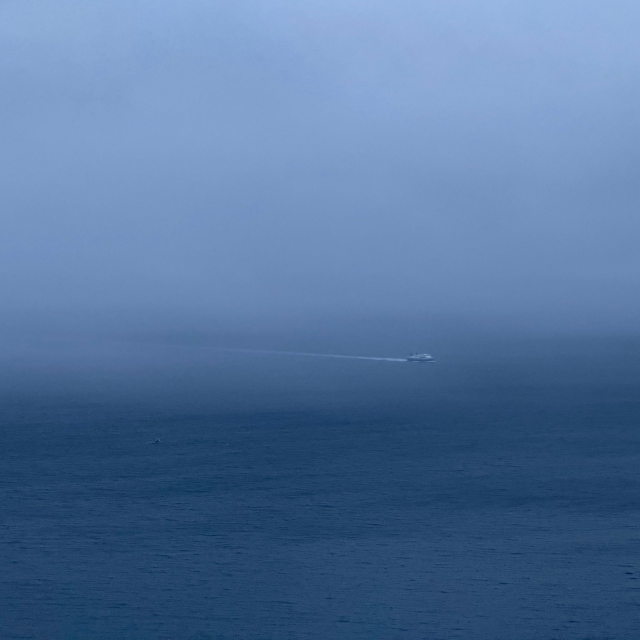
#> input picture site/assets/blue-seascape.jpg, 1280 x 1280 px, found by its file name (shown at 1/2 size)
$ python sample-colors.py site/assets/blue-seascape.jpg --frame '#000000'
#> lines starting #> are read from the running program, lines starting #| are printed output that depends on the picture
#!/usr/bin/env python3
"""Read an image and print gallery colour metadata; never modifies the image.

Requires Pillow. Example:
  python3 scripts/sample-colors.py site/assets/blue-seascape.jpg --frame '#000000'
"""
import argparse
import json
import math
import re
from PIL import Image, ImageOps


def oklch(rgb):
    r, g, b = [
        channel / 255 / 12.92 if channel / 255 <= 0.04045
        else ((channel / 255 + 0.055) / 1.055) ** 2.4
        for channel in rgb
    ]
    l = (0.4122214708 * r + 0.5363325363 * g + 0.0514459929 * b) ** (1 / 3)
    m = (0.2119034982 * r + 0.6806995451 * g + 0.1073969566 * b) ** (1 / 3)
    s = (0.0883024619 * r + 0.2817188376 * g + 0.6299787005 * b) ** (1 / 3)
    lightness = 0.2104542553 * l + 0.793617785 * m - 0.0040720468 * s
    a = 1.9779984951 * l - 2.428592205 * m + 0.4505937099 * s
    b = 0.0259040371 * l + 0.7827717662 * m - 0.808675766 * s
    return {
        'l': round(lightness, 4),
        'c': round(math.hypot(a, b), 4),
        'h': round(math.degrees(math.atan2(b, a)) % 360, 2) % 360,
    }


def sampled_image(path):
#> called with path = 'site/assets/blue-seascape.jpg'
    with Image.open(path) as original:
#> original is the input picture: PIL image 1280x1280 RGB; mean R, G, B 84, 115.7, 157.1
        image = ImageOps.exif_transpose(original).convert('RGB')
    image.thumbnail((100, 100))
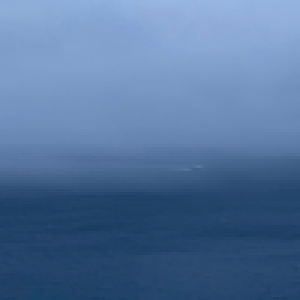
#> image: PIL image 100x100 RGB (shown 3 times larger); mean R, G, B 84, 115.7, 157
    return image


def palette_for(image):
    quantized = image.quantize(colors=5, method=Image.Quantize.MEDIANCUT)
    palette = quantized.getpalette()
#> palette = [135, 166, 210, 111, 142, 186, 69, 101, 142, 40, 72, 110, 33, 67, 104]
    total = image.width * image.height
#> total = 10000
    swatches = []
    for count, index in sorted(quantized.getcolors(), reverse=True):
        rgb = palette[index * 3:index * 3 + 3]
        swatches.append({
            'hex': '#' + ''.join(f'{channel:02x}' for channel in rgb),
            'weight': round(count / total, 5),
            'oklch': oklch(rgb),
        })
#> this loop made 5 passes
#> (count, index, rgb) on passes 1 to 5: (2629, 0, [135, 166, 210]), (2421, 1, [111, 142, 186]), (2329, 4, [33, 67, 104]), (1610, 3, [40, 72, 110]), (1011, 2, [69, 101, 142])
#> after the loop, swatches = 5 items
    return swatches


def sample(path, frame):
    image = sampled_image(path)
    swatches = palette_for(image)
#> swatches = 5 items
    width, height = image.size
#> width = 100; height = 100
    band_x, band_y = max(1, round(width * 0.05)), max(1, round(height * 0.05))
#> band_x = 5; band_y = 5
    pixels = [image.getpixel((x, y)) for y in range(height) for x in range(width)
              if x < band_x or x >= width - band_x or y < band_y or y >= height - band_y]
#> pixels = 1900 items, first 6: (139, 172, 215), (141, 172, 216), (141, 172, 216), (141, 172, 216), (142, 173, 217), (142, 174, 216)
    edge_image = Image.new('RGB', (len(pixels), 1))
    edge_image.putdata(pixels)
    edge_palette = palette_for(edge_image)
#> the loop in palette_for (call 2), `for count, index in sorted(quantized.getcolors(), reverse=True):` made 5 passes
#> (count, index, rgb) on passes 1 to 5: (718, 4, [32, 66, 103]), (398, 2, [120, 151, 195]), (324, 1, [142, 173, 217]), (263, 0, [148, 179, 222]), (197, 3, [46, 78, 117])
#> edge_palette = 5 items
    return {
        'frame': frame,
        'edge': edge_palette[0]['hex'],
        'edgePalette': edge_palette,
        'edgeBandPercent': 5,
        'base': swatches[0]['hex'],
        'palette': swatches,
        'source': 'sampled-image',
        'method': 'median-cut-5-srgb',
        'sampleMaxEdge': 100,
    }


if __name__ == '__main__':
    parser = argparse.ArgumentParser(description=__doc__)
    parser.add_argument('image')
    parser.add_argument('--frame', help='Exact six-digit frame hex; omit for frameless images')
    args = parser.parse_args()
    if args.frame and not re.fullmatch(r'#[0-9a-fA-F]{6}', args.frame):
        parser.error('--frame must be a six-digit hex colour')
    print(json.dumps(sample(args.image, args.frame), indent=2))

$ run again, with site/assets/red-fish.jpg copied over site/assets/blue-seascape.jpg
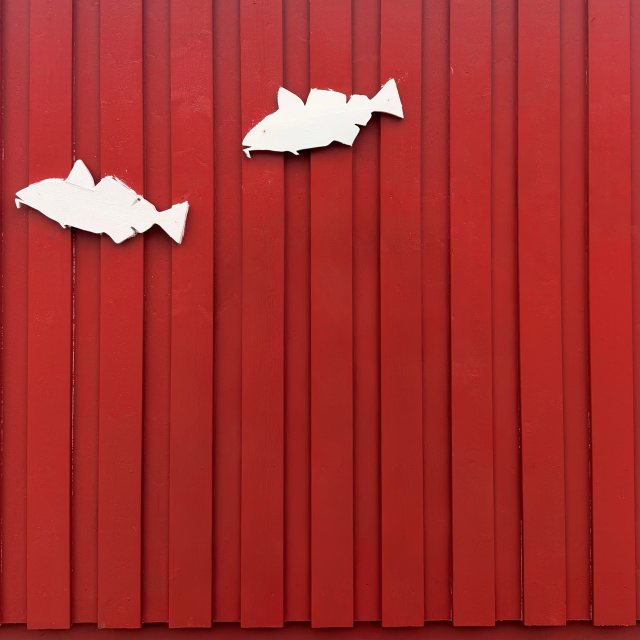
#> input picture site/assets/red-fish.jpg, 1280 x 1280 px, found by its file name (shown at 1/2 size)
#> in sampled_image, original is the input picture: PIL image 1280x1280 RGB; mean R, G, B 164.8, 46.6, 44.9
#> in sampled_image, `image.thumbnail((100, 100))`:
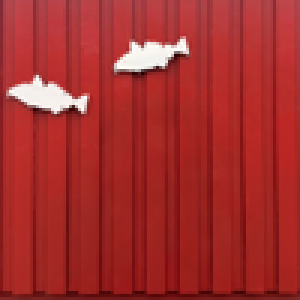
#> image: PIL image 100x100 RGB (shown 3 times larger); mean R, G, B 164.8, 46.6, 44.9
#> in palette_for, `quantized = image.quantize(colors=5, method=Image.Quantize.MEDIANCUT)`:
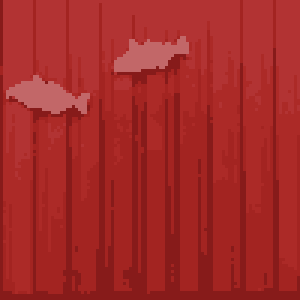
#> quantized: PIL image 100x100 P (shown 3 times larger); mean R, G, B 164.5, 41.7, 39.9
#> palette = [194, 103, 104, 178, 51, 51, 172, 42, 39, 163, 36, 33, 135, 27, 26]
#> the loop in palette_for, `for count, index in sorted(quantized.getcolors(), reverse=True):` made 5 passes
#> (count, index, rgb) on passes 1 to 5: (3251, 3, [163, 36, 33]), (2326, 1, [178, 51, 51]), (2216, 2, [172, 42, 39]), (1830, 4, [135, 27, 26]), (377, 0, [194, 103, 104])
#> after the loop in palette_for, `for count, index in sorted(quantized.getcolors(), reverse=True):`: swatches = 5 items
#> pixels = 1900 items, first 6: (130, 45, 56), (164, 68, 74), (179, 72, 77), (177, 72, 78), (173, 69, 77), (190, 72, 79)
#> the loop in palette_for (call 2), `for count, index in sorted(quantized.getcolors(), reverse=True):` made 5 passes
#> (count, index, rgb) on passes 1 to 5: (623, 3, [169, 38, 34]), (416, 4, [120, 24, 24]), (387, 1, [178, 62, 66]), (287, 2, [172, 49, 49]), (187, 0, [183, 71, 75])
#> edge_palette = 5 items

$ run again, with site/assets/canopy-400.webp saved as site/assets/blue-seascape.jpg
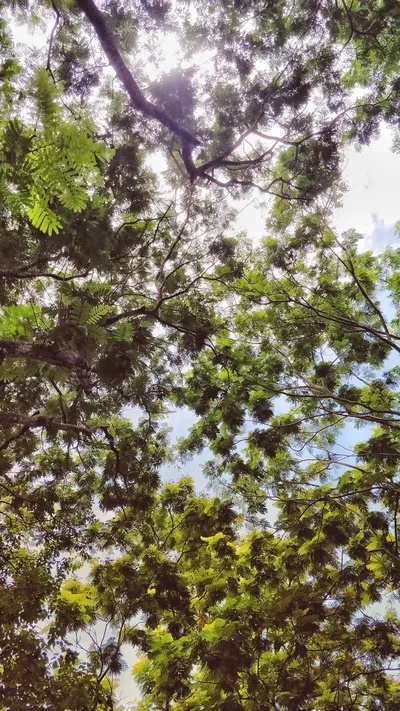
#> input picture site/assets/canopy-400.webp, 400 x 711 px, found by its file name
#> in sampled_image, original is the input picture: PIL image 400x711 RGB; mean R, G, B 126.6, 119.8, 98.6
#> in sampled_image, `image.thumbnail((100, 100))`:
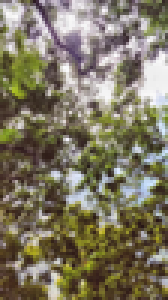
#> image: PIL image 56x100 RGB (shown 3 times larger); mean R, G, B 126.5, 119.7, 98.5
#> in palette_for, `quantized = image.quantize(colors=5, method=Image.Quantize.MEDIANCUT)`:
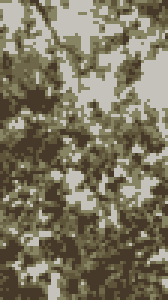
#> quantized: PIL image 56x100 P (shown 3 times larger); mean R, G, B 124.4, 117.6, 95.9
#> palette = [196, 194, 186, 135, 132, 100, 110, 103, 73, 93, 84, 58, 71, 57, 41]
#> the loop in palette_for, `for count, index in sorted(quantized.getcolors(), reverse=True):` made 5 passes
#> (count, index, rgb) on passes 1 to 5: (1299, 0, [196, 194, 186]), (1258, 1, [135, 132, 100]), (1192, 4, [71, 57, 41]), (943, 3, [93, 84, 58]), (908, 2, [110, 103, 73])
#> after the loop in palette_for, `for count, index in sorted(quantized.getcolors(), reverse=True):`: swatches = 5 items
#> pixels = 1100 items, first 6: (122, 118, 112), (129, 121, 126), (120, 110, 113), (122, 111, 118), (201, 195, 207), (169, 162, 168)
#> the loop in palette_for (call 2), `for count, index in sorted(quantized.getcolors(), reverse=True):` made 5 passes
#> (count, index, rgb) on passes 1 to 5: (306, 3, [94, 84, 56]), (279, 4, [70, 53, 38]), (221, 2, [127, 123, 94]), (153, 1, [172, 170, 156]), (141, 0, [219, 220, 222])
#> edge_palette = 5 items
